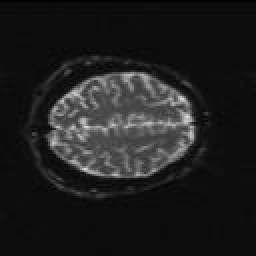
%> input picture MRF-DTI-/date/15.jpg, 128 x 128 px (shown 2 times larger); its folder holds only this picture in this run
$ octave begin.m   (GNU Octave 9; MATLAB toolbox functions it lacks are replaced by stand-ins)
%> lines starting %> are read from the running program, lines starting %| are printed output that depends on the picture
### MRF-DTI-/kmean.m
function [mu,mask]=kmean(im,k)
%> called with im = 'date/15.jpg', k = 3
ima=imread(im);
%> ima is the input picture: size 128x128 uint8; min 0, max 222, mean 30.4
disp(ima);
ima=double(ima);
%> ima: size 128x128 double
copy=ima;
ima=ima(:);
mi=min(ima);
%> mi = 0
ima=ima-mi+1;
s=length(ima);
%> s = 16384
% 计算图像灰度直方图
m=max(ima)+1;
%> m = 224
h=zeros(1,m);
hc=zeros(1,m);
for i=1:s
    if(ima(i)>0)
        h(ima(i))=h(ima(i))+1;
    end;
end
%> after the loop, h = 224 values, max 5241 at index 13, min 0 at index 5, mean 73.14
ind=find(h);
%> ind = 200 values from 1 to 223
hl=length(ind);
%> hl = 200
% 初始化质心
mu=(1:k)*m/(k+1);
%> mu = [56 112 168]
% start process
while(true)
  oldmu=mu;
  % 现有的分类
  for i=1:hl
      c=abs(ind(i)-mu);
      cc=find(c==min(c));
      hc(ind(i))=cc(1);
  end
  %重新计算均值
  for i=1:k,
      a=find(hc==i);
      mu(i)=sum(a.*h(a))/sum(h(a));
  end
  if(mu==oldmu)
      break;
  end;
end
%> this loop made 9 passes
%> oldmu on passes 1 to 9: [56 112 168], [20.93 106.9 161.2], [15.8 90.6 157.1], [15.39 86.13 147.6], [15.31 83.73 142.1], [15.27 82.43 139.2], [15.25 81.51 137.2], [15.25 81.08 136.2], [15.25 80.81 135.6]
%> after the loop, hc = 224 values, max 3 at index 109, min 0 at index 5, mean 1.99; mu = [15.25 80.81 135.6]
% calculate mask
s=size(copy);
%> s = [128 128]
mask=zeros(s);
for i=1:s(1),
    for j=1:s(2),
        c=abs(copy(i,j)-mu);
        a=find(c==min(c));
        mask(i,j)=a(1);
    end
end
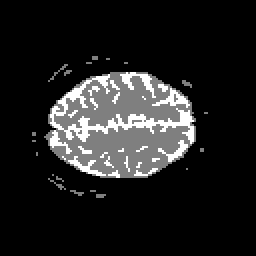
%> mask: size 128x128 double (shown 2 times larger); min 1, max 3, mean 1.25; drawn with min black and max white
mu=mu+mi-1;
%> mu = [14.25 79.81 134.6]

### MRF-DTI-/begin.m
pt='date/';
save='k_means_color/';
img_path=dir(strcat(pt,'*.jpg'));
for j=1:length(img_path)
    image_name=img_path(j).name;
    Image_Name=strcat(pt,image_name);
    k=3;
    [mu,mask]=kmean(Image_Name,k);
%> mu = [14.25 79.81 134.6]

    savename=fullfile(save,image_name);
    imwrite(mask,savename);
end

% [15 lines of commented-out code are left out]

$ run again, on MRF-DTI-/date/33.jpg
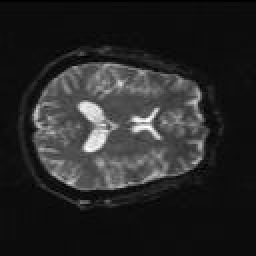
%> input picture MRF-DTI-/date/33.jpg, 128 x 128 px (shown 2 times larger)
%> in kmean, ima is the input picture: size 128x128 uint8; min 0, max 255, mean 38.9
%> ima: size 128x128 double
%> mi = 0
%> m = 257
%> after the loop in kmean, `for i=1:s`: h = 257 values, max 4322 at index 13, min 0 at index 187, mean 63.75
%> ind = 248 values from 1 to 256
%> hl = 248
%> in kmean, `mu=(1:k)*m/(k+1);`: mu = [64.25 128.5 192.8]
%> the loop in kmean, `while(true)` made 13 passes
%> oldmu on passes 1 to 8: [64.25 128.5 192.8], [27.37 117.5 201.8], [18.8 98.51 200.9], [16.01 92.26 192.2], [15.79 90.92 186.4], [15.76 89.96 180.6], [15.73 89.38 177.6], [15.73 89.08 175.7]
%> after the loop in kmean, `while(true)`: hc = 257 values, max 3 at index 130, min 0 at index 187, mean 2.19; mu = [15.7 88.1 170.7]
%> after the loop in kmean, `for i=1:s(1),`:
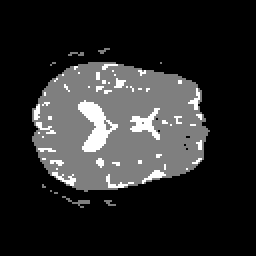
%> mask: size 128x128 double (shown 2 times larger); min 1, max 3, mean 1.33; drawn with min black and max white
%> in kmean, `mu=mu+mi-1;`: mu = [14.7 87.1 169.7]

$ run again, on MRF-DTI-/date/17.jpg
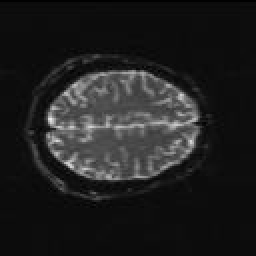
%> input picture MRF-DTI-/date/17.jpg, 128 x 128 px (shown 2 times larger)
%> in kmean, ima is the input picture: size 128x128 uint8; min 0, max 236, mean 31.9
%> ima: size 128x128 double
%> mi = 0
%> m = 238
%> after the loop in kmean, `for i=1:s`: h = 238 values, max 5248 at index 13, min 0 at index 178, mean 68.84
%> ind = 205 values from 1 to 237
%> hl = 205
%> in kmean, `mu=(1:k)*m/(k+1);`: mu = [59.5 119 178.5]
%> the loop in kmean, `while(true)` made 9 passes
%> oldmu on passes 1 to 8: [59.5 119 178.5], [22.85 112 169], [16.18 92.43 161.4], [15.3 87.04 150], [15.2 84.63 143.7], [15.13 83.28 140.5], [15.13 82.26 137.7], [15.11 81.61 136.2]
%> after the loop in kmean, `while(true)`: hc = 238 values, max 3 at index 109, min 0 at index 178, mean 1.93; mu = [15.11 81.31 135.4]
%> after the loop in kmean, `for i=1:s(1),`:
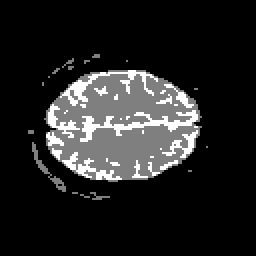
%> mask: size 128x128 double (shown 2 times larger); min 1, max 3, mean 1.28; drawn with min black and max white
%> in kmean, `mu=mu+mi-1;`: mu = [14.11 80.31 134.4]
